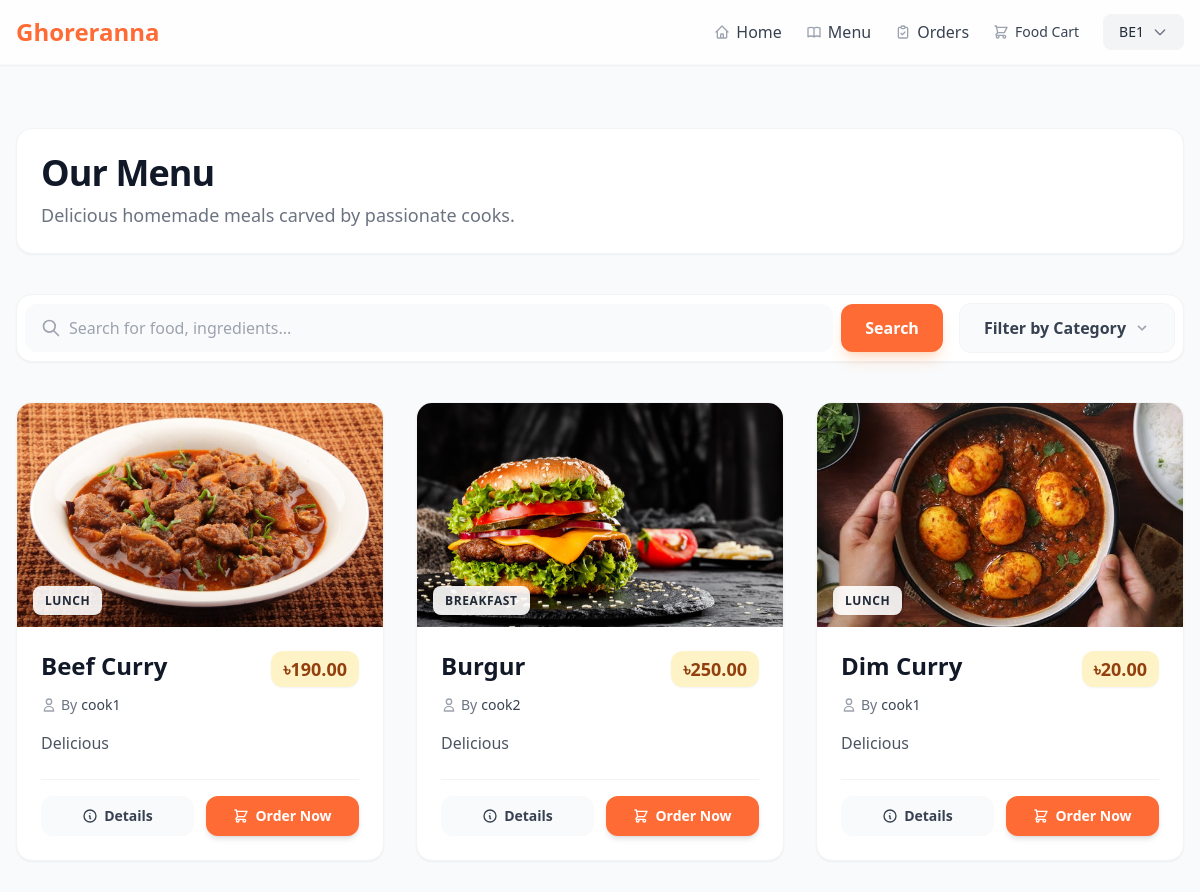
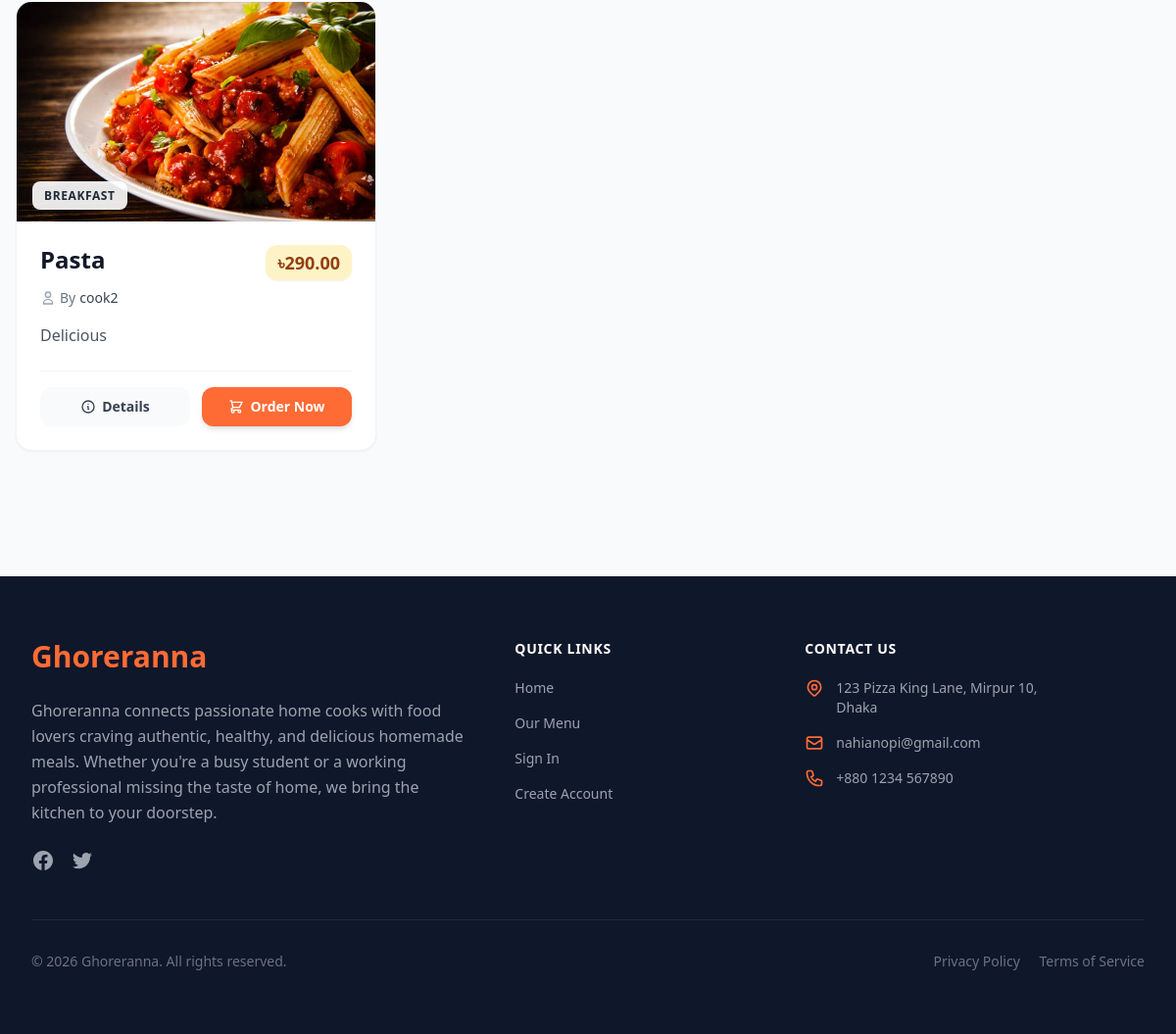
Screenshot of /menu/ (signed in) with the database file from the repository (2 pictures, top to bottom).
### ghoreranna_app/models.py (models this page shows, shortened)
class Menu(models.Model):
    menu_id = models.AutoField(primary_key=True)
    homecook = models.ForeignKey(User, on_delete=models.CASCADE, related_name='menus', limit_choices_to={'role': 'Home Cook'})
    meal_type = models.CharField(max_length=100)
    item_name = models.CharField(max_length=255)
    description = models.TextField()
    price = models.DecimalField(max_digits=10, decimal_places=2)
    image = models.ImageField(upload_to='menu_images/', null=True, blank=True)
    availability_status = models.BooleanField(default=True)
    class Meta:
        ordering = ['item_name']

class User(models.Model):
    ROLE_CHOICES = [
        ('Student', 'Student'),
        ('Bachelor Employee', 'Bachelor Employee'),
        ('Home Cook', 'Home Cook'),
        ('Delivery Staff', 'Delivery Staff'),
        ('Admin', 'Admin'),
    ]
    STATUS_CHOICES = [
        ('Active', 'Active'),
        ('Inactive', 'Inactive'),
    ]
    user_id = models.AutoField(primary_key=True)
    name = models.CharField(max_length=255)
    phone = models.CharField(max_length=20)
    email = models.EmailField(unique=True)
    password = models.CharField(max_length=255)
    address = models.TextField()
    role = models.CharField(max_length=50, choices=ROLE_CHOICES)
    status = models.CharField(max_length=20, choices=STATUS_CHOICES, default='Active')
    class Meta:
        ordering = ['name']

### ghoreranna_app/views.py (the view)
# urls.py: path('menu/', views.menu_list, name='menu_list'),
def menu_list(request):
    query = request.GET.get('q', '')
    category = request.GET.get('category', '')
    base_menus = Menu.objects.all()
    if request.session.get('user_role') == 'Home Cook':
        base_menus = base_menus.filter(homecook_id=request.session.get('user_id'))
    menus = base_menus
    if query:
        menus = menus.filter(item_name__icontains=query) | menus.filter(description__icontains=query)
    if category:
        menus = menus.filter(meal_type__iexact=category)
    raw_categories = base_menus.values_list('meal_type', flat=True).distinct()
    categories = sorted(list(set(cat.strip().title() for cat in raw_categories if cat)))
    context = {
        'menus': menus,
        'query': query,
        'selected_category': category,
        'categories': categories,
    }
    return render(request, 'menu_list.html', context)

### ghoreranna_app/context_processors.py (called while the page is built)
def cart_count(request):
    cart = request.session.get('cart', {})
    count = sum(cart.values()) if cart else 0
    return {'global_cart_count': count}

### templates/menu_list.html (shortened to what this page needs)
{% extends "base.html" %}
{% block content %}
<div class="py-12">
    <div class="flex flex-col md:flex-row justify-between items-center mb-10 bg-white p-6 rounded-2xl shadow-sm border border-gray-100">
        <div>
            <h1 class="text-4xl font-extrabold text-gray-900 tracking-tight">Our Menu</h1>
            <p class="text-gray-500 mt-2 text-lg">Delicious homemade meals carved by passionate cooks.</p>
        </div>
    </div>
    <div class="mb-10 space-y-6">
        <div class="bg-white p-2 rounded-2xl shadow-sm border border-gray-100 flex flex-col lg:flex-row gap-4 items-center justify-between">
            <form method="GET" action="{% url 'menu_list' %}" class="w-full lg:flex-1 flex gap-2">
                <div class="relative flex-grow group">
                    <div class="absolute inset-y-0 left-0 pl-4 flex items-center pointer-events-none">
                    </div>
                    <input type="text" name="q" value="{{ query }}" placeholder="Search for food, ingredients..."
                        class="block w-full pl-11 pr-4 py-3 bg-gray-50 border-none rounded-xl focus:ring-2 focus:ring-primary transition-all duration-300 text-gray-900 placeholder-gray-400 font-medium">
                </div>
                <button type="submit" class="bg-primary hover:bg-orange-600 text-white font-bold py-3 px-6 rounded-xl transition duration-300 shadow-lg shadow-orange-500/20 flex-shrink-0">
                    Search
                </button>
            </form>
            <div class="relative w-full lg:w-auto">
                <div class="dropdown inline-block relative w-full lg:w-auto">
                    <button class="bg-gray-50 text-gray-700 font-bold py-3 px-6 rounded-xl inline-flex items-center justify-between w-full lg:w-auto border border-gray-100 hover:bg-gray-100 transition-colors group">
                        <span class="mr-2">{% if selected_category %}{{ selected_category }}{% else %}Filter by Category{% endif %}</span>
                        <svg class="fill-current h-4 w-4 text-gray-400 group-hover:text-primary transition-transform group-hover:rotate-180" xmlns="http://www.w3.org/2000/svg" viewBox="0 0 20 20">
                            <path d="M9.293 12.95l.707.707L15.657 8l-1.414-1.414L10 10.828 5.757 6.586 4.343 8z" />
                        </svg>
                    </button>
                </div>
            </div>
        </div>
    </div>
    <div class="grid grid-cols-1 md:grid-cols-2 lg:grid-cols-3 gap-8">
        {% for menu in menus %}
        <div class="bg-white rounded-2xl shadow-sm border border-gray-100 overflow-hidden hover:shadow-xl transition-all duration-300 transform hover:-translate-y-1 group flex flex-col h-full">
            <div class="relative h-56 overflow-hidden">
                {% if menu.image %}
                <img src="{{ menu.image.url }}" alt="{{ menu.item_name }}" class="w-full h-full object-cover transition-transform duration-500 group-hover:scale-110">
                {% endif %}
                <div class="absolute bottom-4 left-4">
                    <span class="bg-white/90 backdrop-blur text-gray-800 text-xs font-bold uppercase tracking-wider px-3 py-1.5 rounded-lg shadow-sm">
                        {{ menu.meal_type }}
                    </span>
                </div>
            </div>
            <div class="p-6 flex flex-col flex-grow">
                <div class="flex justify-between items-start mb-2">
                    <h2 class="text-2xl font-bold text-gray-900 leading-tight group-hover:text-primary transition-colors">{{ menu.item_name }}</h2>
                    <span class="bg-amber-100 text-amber-800 text-lg font-black px-3 py-1 rounded-xl shadow-sm whitespace-nowrap ml-3">
                        ৳{{ menu.price }}
                    </span>
                </div>
                <div class="flex items-center text-sm text-gray-500 mb-4">
                    <svg class="h-4 w-4 mr-1 text-gray-400" fill="none" viewBox="0 0 24 24" stroke="currentColor">
                        <path stroke-linecap="round" stroke-linejoin="round" stroke-width="2" d="M16 7a4 4 0 11-8 0 4 4 0 018 0zM12 14a7 7 0 00-7 7h14a7 7 0 00-7-7z" />
                    </svg>
                    By <span class="font-medium text-gray-700 ml-1">{{ menu.homecook.name }}</span>
                </div>
                <p class="text-gray-600 mb-6 line-clamp-2 flex-grow">{{ menu.description }}</p>
                {% if request.session.user_role == 'Admin' or request.session.user_role == 'Home Cook' %}
                <div class="mt-auto flex space-x-3 pt-4 border-t border-gray-100">
                    <a href="{% url 'menu_update' menu.pk %}" class="flex-1 inline-flex justify-center items-center text-center bg-blue-50 text-blue-700 py-2.5 rounded-xl hover:bg-blue-600 hover:text-white transition duration-300 font-semibold text-sm">
                        <svg class="w-4 h-4 mr-1.5" fill="none" viewBox="0 0 24 24" stroke="currentColor">
                            <path stroke-linecap="round" stroke-linejoin="round" stroke-width="2" d="M11 5H6a2 2 0 00-2 2v11a2 2 0 002 2h11a2 2 0 002-2v-5m-1.414-9.414a2 2 0 112.828 2.828L11.828 15H9v-2.828l8.586-8.586z" />
                        </svg>
                        Edit
                    </a>
                    <a href="{% url 'menu_delete' menu.pk %}" class="flex-1 inline-flex justify-center items-center text-center bg-red-50 text-red-700 py-2.5 rounded-xl hover:bg-red-600 hover:text-white transition duration-300 font-semibold text-sm">
                        <svg class="w-4 h-4 mr-1.5" fill="none" viewBox="0 0 24 24" stroke="currentColor">
                            <path stroke-linecap="round" stroke-linejoin="round" stroke-width="2" d="M19 7l-.867 12.142A2 2 0 0116.138 21H7.862a2 2 0 01-1.995-1.858L5 7m5 4v6m4-6v6m1-10V4a1 1 0 00-1-1h-4a1 1 0 00-1 1v3M4 7h16" />
                        </svg>
                        Delete
                    </a>
                </div>
                {% else %}
                <div class="mt-auto flex space-x-3 pt-4 border-t border-gray-100">
                    <a href="{% url 'menu_detail' menu.pk %}" class="flex-1 inline-flex justify-center items-center text-center bg-gray-50 text-gray-700 py-2.5 rounded-xl hover:bg-gray-200 transition duration-300 font-semibold text-sm">
                        <svg class="w-4 h-4 mr-1.5" fill="none" viewBox="0 0 24 24" stroke="currentColor">
                            <path stroke-linecap="round" stroke-linejoin="round" stroke-width="2" d="M13 16h-1v-4h-1m1-4h.01M21 12a9 9 0 11-18 0 9 9 0 0118 0z" />
                        </svg>
                        Details
                    </a>
                    {% if menu.availability_status %}
                        {% if request.session.user_id %}
                        <a href="{% url 'cart_add' menu.pk %}" class="flex-1 inline-flex justify-center items-center text-center bg-primary text-white py-2.5 rounded-xl hover:bg-orange-600 transition duration-300 shadow-md hover:shadow-orange-500/50 font-semibold text-sm">
                            <svg class="w-4 h-4 mr-1.5" fill="none" viewBox="0 0 24 24" stroke="currentColor">
                                <path stroke-linecap="round" stroke-linejoin="round" stroke-width="2" d="M3 3h2l.4 2M7 13h10l4-8H5.4M7 13L5.4 5M7 13l-2.293 2.293c-.63.63-.184 1.707.707 1.707H17m0 0a2 2 0 100 4 2 2 0 000-4zm-8 2a2 2 0 11-4 0 2 2 0 014 0z" />
                            </svg>
                            Order Now
                        </a>
                        {% endif %}
                    {% else %}
                    <button disabled class="flex-1 inline-flex justify-center items-center text-center bg-gray-200 text-gray-400 py-2.5 rounded-xl font-semibold text-sm cursor-not-allowed">
                        Unavailable
                    </button>
                    {% endif %}
                </div>
                {% endif %}
            </div>
        </div>
        {% endfor %}
    </div>
</div>
{% endblock %}

### rows the page displays
Menu: image (picture), meal_type "LUNCH", item_name "Beef Curry", price "190.00", homecook.name "cook1", description "Delicious", availability_status True (drawn)
Menu: image (picture), meal_type "BREAKFAST", item_name "Burgur", price "250.00", homecook.name "cook2", description "Delicious", availability_status True (drawn)
Menu: image (picture), meal_type "LUNCH", item_name "Dim Curry", price "20.00", homecook.name "cook1", description "Delicious", availability_status True (drawn)
Menu: image (picture), meal_type "BREAKFAST", item_name "Pasta", price "290.00", homecook.name "cook2", description "Delicious", availability_status True (drawn)

### other values shown
{{ request.session.user_name }} "BE1"
